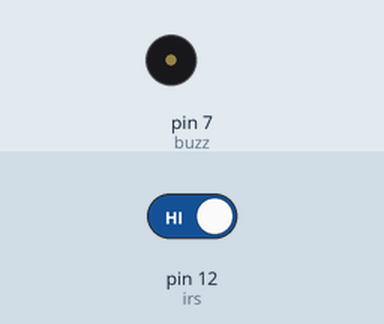
This sketch was run on a simulated Arduino Uno, built with avr-gcc and run on an emulated ATmega328P. Shown: buzzer (waves = sounding, pin HIGH). Inputs (shaded band) come from the test bench; at power-on: pin 12 (irs) HIGH.

Above: at 1.2 s.
1.3 s: pin 12 (irs) driven LOW
At 2.5 s:
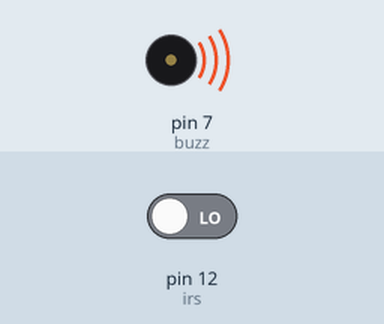
2.8 s: pin 12 (irs) driven HIGH
At 3.8 s:
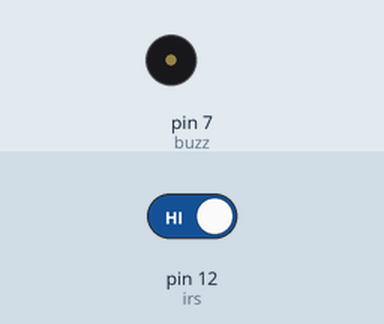
Timing chart, 0 to 5.8 s (numbered marks = the images above; inputs shaded):
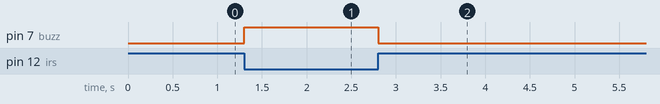

The sketch:

ir_sensor.ino
```cpp
int irs=12 , buzz=7;
void setup() {
  Serial.begin(9600);
  pinMode(irs,INPUT);
  pinMode(buzz,OUTPUT);

}

void loop() {
  int out=digitalRead(irs);
  if(out==0){
    digitalWrite(buzz,HIGH);
    }
  else{
    digitalWrite(buzz,LOW);
    }

}
```

Measured:
- after the input at 1.3 s, pin 7 (buzz): LOW → HIGH at once
- after the input at 2.8 s, pin 7 (buzz): HIGH → LOW at once
